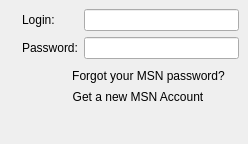
<ui version="4.0" >
 <author></author>
 <comment></comment>
 <exportmacro></exportmacro>
 <class>MSNSettings</class>
 <widget class="QWidget" name="MSNSettings" >
  <property name="geometry" >
   <rect>
    <x>0</x>
    <y>0</y>
    <width>248</width>
    <height>144</height>
   </rect>
  </property>
  <property name="windowTitle" >
   <string>MSN Settings</string>
  </property>
  <layout class="QGridLayout" >
   <property name="margin" >
    <number>9</number>
   </property>
   <property name="spacing" >
    <number>6</number>
   </property>
   <item row="2" column="1" >
    <spacer>
     <property name="orientation" >
      <enum>Qt::Vertical</enum>
     </property>
     <property name="sizeHint" >
      <size>
       <width>20</width>
       <height>40</height>
      </size>
     </property>
    </spacer>
   </item>
   <item row="1" column="1" >
    <layout class="QGridLayout" >
     <property name="margin" >
      <number>0</number>
     </property>
     <property name="spacing" >
      <number>0</number>
     </property>
     <item row="0" column="1" >
      <widget class="QToolButton" name="forgotPasswordButton" >
       <property name="cursor" >
        <cursor>13</cursor>
       </property>
       <property name="text" >
        <string>Forgot your MSN password?</string>
       </property>
       <property name="autoRaise" >
        <bool>true</bool>
       </property>
      </widget>
     </item>
     <item rowspan="2" row="0" column="2" >
      <widget class="QLabel" name="label_2" >
       <property name="text" >
        <string/>
       </property>
       <property name="pixmap" >
        <pixmap resource="../wengophone.qrc" >:/pics/help.png</pixmap>
       </property>
      </widget>
     </item>
     <item row="1" column="1" >
      <widget class="QToolButton" name="createAccountButton" >
       <property name="cursor" >
        <cursor>13</cursor>
       </property>
       <property name="text" >
        <string>Get a new MSN Account</string>
       </property>
       <property name="autoRaise" >
        <bool>true</bool>
       </property>
      </widget>
     </item>
     <item row="0" column="0" >
      <spacer>
       <property name="orientation" >
        <enum>Qt::Horizontal</enum>
       </property>
       <property name="sizeHint" >
        <size>
         <width>40</width>
         <height>20</height>
        </size>
       </property>
      </spacer>
     </item>
    </layout>
   </item>
   <item row="0" column="0" >
    <widget class="QLabel" name="label" >
     <property name="pixmap" >
      <pixmap resource="../wengophone.qrc" >:/pics/protocols/msn.png</pixmap>
     </property>
    </widget>
   </item>
   <item row="0" column="1" >
    <layout class="QGridLayout" >
     <property name="margin" >
      <number>0</number>
     </property>
     <property name="spacing" >
      <number>6</number>
     </property>
     <item row="1" column="0" >
      <widget class="QLabel" name="passwordLabel" >
       <property name="text" >
        <string>Password:</string>
       </property>
      </widget>
     </item>
     <item row="1" column="1" >
      <widget class="QLineEdit" name="passwordLineEdit" >
       <property name="echoMode" >
        <enum>QLineEdit::Password</enum>
       </property>
      </widget>
     </item>
     <item row="0" column="1" >
      <widget class="QLineEdit" name="loginLineEdit" />
     </item>
     <item row="0" column="0" >
      <widget class="QLabel" name="loginLabel" >
       <property name="text" >
        <string>Login:</string>
       </property>
      </widget>
     </item>
    </layout>
   </item>
  </layout>
 </widget>
 <pixmapfunction></pixmapfunction>
 <tabstops>
  <tabstop>loginLineEdit</tabstop>
  <tabstop>passwordLineEdit</tabstop>
 </tabstops>
 <resources>
  <include location="../wengophone.qrc" />
 </resources>
 <connections/>
</ui>
